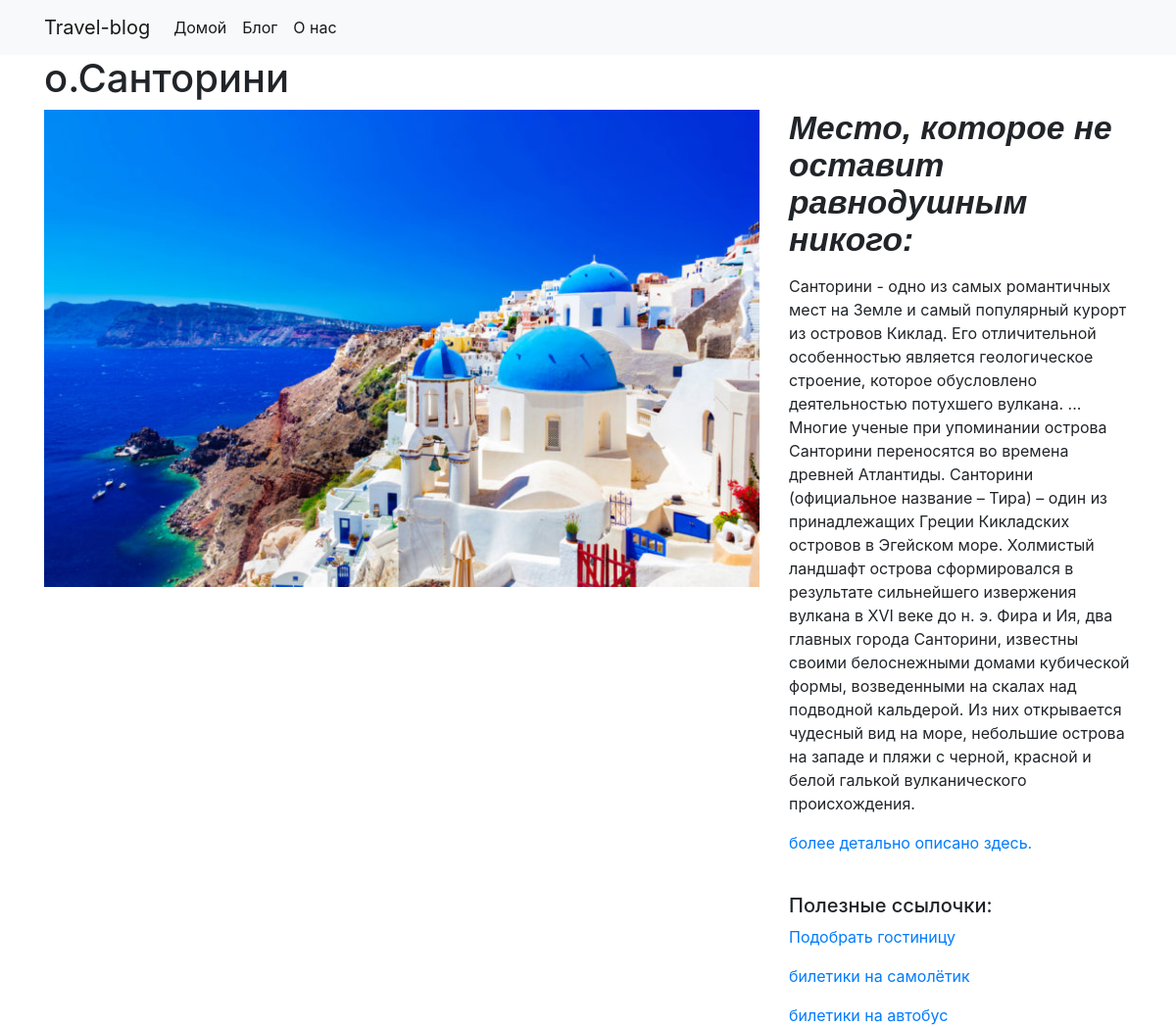
/cities/1/, run on the app's committed database.
### projects/models.py (models this page shows)
class City(models.Model):
    city = models.CharField(max_length=100)
    destination = models.CharField(max_length=2000)
    link = models.CharField(max_length=2000)
    linkavia = models.CharField(max_length=2000)
    linkbus = models.CharField(max_length=2000)
    image = models.FilePathField(path="/ img")

### projects/views.py (the view)
# urls.py: path("<int:pk>/", views.city_detail, name="city_detail"),
def city_detail(request, pk):
    city = City.objects.get(pk=pk)
    context = {"city": city}
    return render(request, "city_detail.html", context)

### projects/templates/city_detail.html (shortened to what this page needs)
{% extends "base.html" %}
{% load static %}
{% block page_content %}
<h1>{{ city.city }}</h1>
<div class="row">
    <div class="col-md-8">
        <img src="{% static city.image %}" alt="" width="100%">
    </div>
    <div class="col-md-4">
        <p style="font: bold italic 210% sans-serif;">Место, которое не оставит равнодушным никого: </p>
        <p>{{ city.destination }}</p>
        <p><a href= "https://ru.wikipedia.org/wiki/Заглавная_страница">более детально описано здесь.</a></p>
        <br>
        <h5>Полезные ссылочки:</h5>
        <a href={{city.link}}>Подобрать гостиницу</a>
        <a href={{city.linkavia}}>билетики на самолётик</a>
        <a href={{city.linkbus}}>билетики на автобус</a>
    </div>
</div>
{% endblock %}

### data on the page
City: city "о.Санторини", image (picture), destination "Санторини - одно из самых романтичных мест на Земле и самый популярный курорт из островов Киклад. Его отличительной особенностью является геологическое строение, которое обусловлено деятельностью потухшего вулкана. ... Многие ученые при упоминании острова Санторини переносятся во времена древней Атлантиды. Санторини (официальное название – Тира) – один из принадлежащих Греции Кикладских островов в Эгейском море. Холмистый ландшафт острова сформировался в результате сильнейшего извержения вулкана в XVI веке до н. э. Фира и Ия, два главных города Санторини, известны своими белоснежными домами кубической формы, возведенными на скалах над подводной кальдерой. Из них открывается чудесный вид на…"
